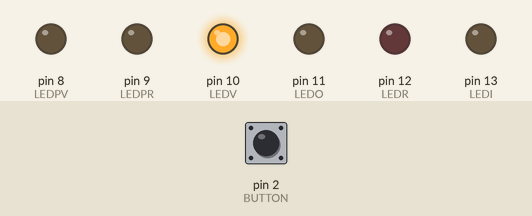
Simulated run of this sketch. Board: Arduino Uno, built with avr-gcc and run on an emulated ATmega328P. Parts: output pins drawn as LEDs (lit = HIGH). The test bench sets the inputs (shaded band); at power-on: pin 2 (BUTTON) HIGH.

Above: at 1.2 s.
1.3 s: pin 2 (BUTTON) pulled LOW for 0.15 s
At 5.1 s:
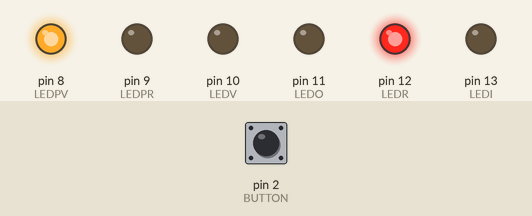
8.9 s: pin 2 (BUTTON) pulled LOW for 3.2 s
At 10.9 s:
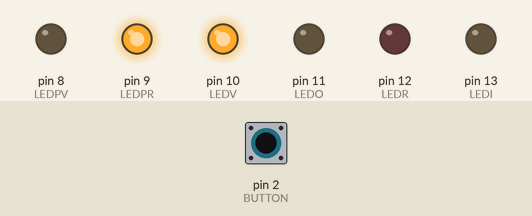
18.1 s: pin 2 (BUTTON) pulled LOW for 3.2 s
At 25.6 s:
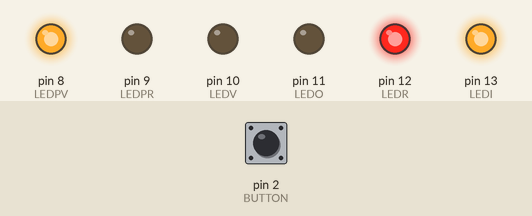
Timing chart, 0 to 41.8 s (numbered marks = the images above; inputs shaded):
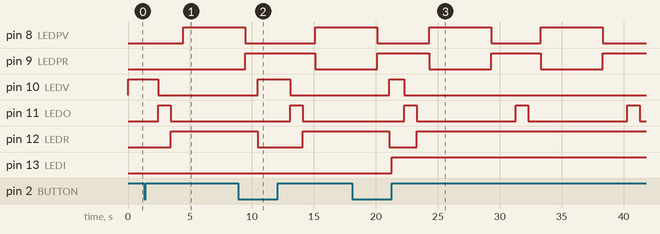

Measured:
- after the input at 1.3 s, pin 8 (LEDPV): LOW → HIGH after 3.2 s; pin 10 (LEDV): HIGH → LOW after 1.2 s; pin 11 (LEDO): LOW → HIGH after 1.2 s, → LOW 1.0 s later; pin 12 (LEDR): LOW → HIGH after 2.2 s
- after the input at 8.9 s, pin 10 (LEDV): LOW → HIGH after 1.6 s, → LOW 2.6 s later; pin 12 (LEDR): HIGH → LOW after 1.6 s, → HIGH 3.6 s later; pin 13 (LEDI): stays LOW (without the input it goes to HIGH after 1.6 s)
- after the input at 18.1 s, pin 10 (LEDV): LOW → HIGH after 3.0 s, → LOW 1.2 s later; pin 12 (LEDR): HIGH → LOW after 3.0 s, → HIGH 2.2 s later
- by itself, pin 9 (LEDPR): alternates HIGH for 4.1 s and LOW for 5.0 s

The sketch:

FeuInt_ino.ino
```cpp
const byte LEDV = 10;
const byte LEDO = 11;
const byte LEDR = 12;

const byte LEDPV = 8;
const byte LEDPR = 9;

const byte LEDI = 13;

const byte BUTTON = 2;

volatile boolean etat = LOW ;

// Interrupt Service Routine (ISR)
void switchPressed ()
{
  if (digitalRead (BUTTON) == HIGH)
    etat = HIGH;
  else
    etat = LOW;
}  // end of switchPressed

void setup ()
{
  pinMode (LEDV, OUTPUT);  // so we can update the LED
  pinMode (LEDO, OUTPUT);  // so we can update the LED
  pinMode (LEDR, OUTPUT);  // so we can update the LED
  pinMode (LEDPV, OUTPUT);  // so we can update the LED
  pinMode (LEDPR, OUTPUT);  // so we can update the LED
  pinMode (LEDI, OUTPUT);  // so we can update the LED
  digitalWrite (BUTTON, HIGH);  // internal pull-up resistor
  attachInterrupt (INT0, switchPressed, CHANGE);  // attach interrupt handler
}  // end of setup

void loop ()
{
  if(!etat){
    digitalWrite (LEDV, HIGH);
    digitalWrite (LEDO, LOW);
    digitalWrite (LEDR, LOW);

  }
  else {
    delay(1000);
    digitalWrite (LEDV, LOW);
    digitalWrite (LEDO, HIGH);
    delay(1000);
    digitalWrite (LEDO, LOW);
    digitalWrite (LEDR, HIGH);
    delay(1000);
    digitalWrite (LEDPV, HIGH);
    digitalWrite (LEDPR, LOW);
    delay(5000);
    digitalWrite (LEDPR, HIGH);
    digitalWrite (LEDPV, LOW);
    delay(1000);
  }

  digitalWrite (LEDI, etat);
}
```
